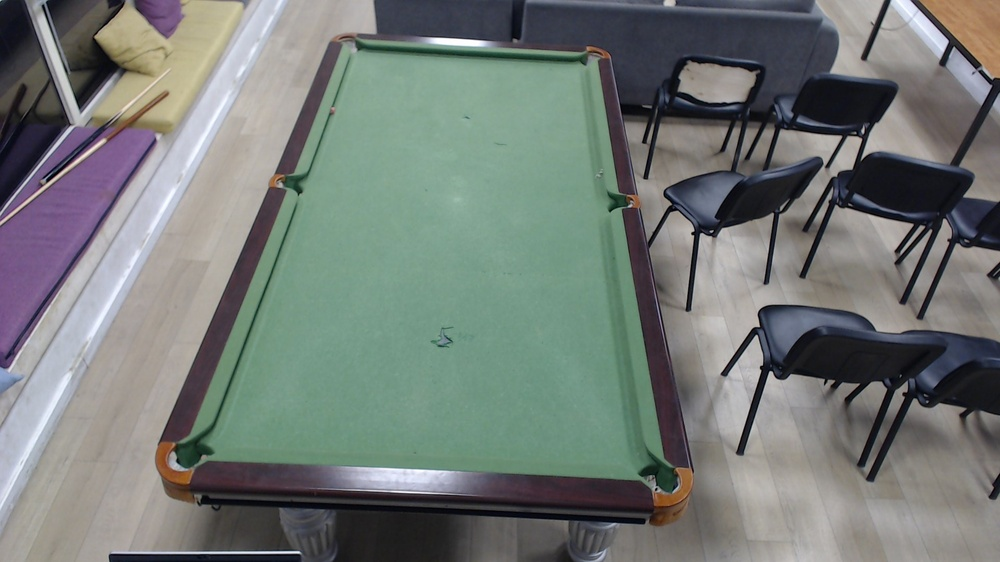
#> input picture photos_1/blank_board.jpg, 1000 x 562 px, shrunk from 1920 x 1080 before the run, found by its file name
$ python find_balls_version_2.py
#> lines starting #> are read from the running program, lines starting #| are printed output that depends on the picture; after the words box and inside, x2 and y2 are one past the last pixel; in counts of white or black regions, pixels touching at a corner belong together
#> further down, board_image is the input picture: shape (562, 1000, 3); mean B, G, R 118.6, 122.5, 115.8
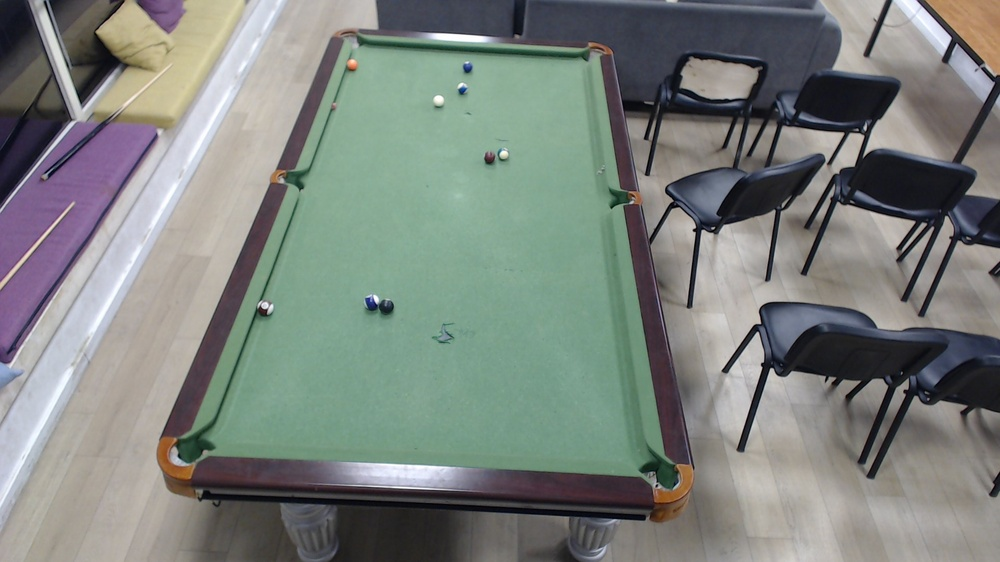
#> input picture photos_1/6.jpg, 1000 x 562 px, shrunk from 1920 x 1080 before the run, found by its file name
#> further down, balls_image is the input picture: shape (562, 1000, 3); mean B, G, R 125.7, 130.8, 124.5
import cv2
import numpy as np
from cv2 import Mat
from typing import Union, List, Tuple
Image = Union[Mat, np.ndarray]


def bgr_to_yiq(bgr_image):
    # Convert BGR to RGB
    rgb_image = cv2.cvtColor(bgr_image, cv2.COLOR_BGR2RGB)

    # Transformation matrix for RGB to YIQ
    transform_matrix = np.array([[0.299, 0.587, 0.114],
                                 [0.596, -0.274, -0.322],
                                 [0.211, -0.523, 0.312]])

    # Apply the transformation matrix to each pixel
    yiq_image = np.dot(rgb_image, transform_matrix.T)
    yiq_image = np.clip(yiq_image, 0, 255)  # Ensure the values are within byte range

    return yiq_image


def subtract_images(image1: Image, image2: Image) -> Image:
    image2_with_neg = image1.astype(np.int32)
    image1_with_neg = image2.astype(np.int32)
    return np.abs(image2_with_neg-image1_with_neg).astype(np.uint8)
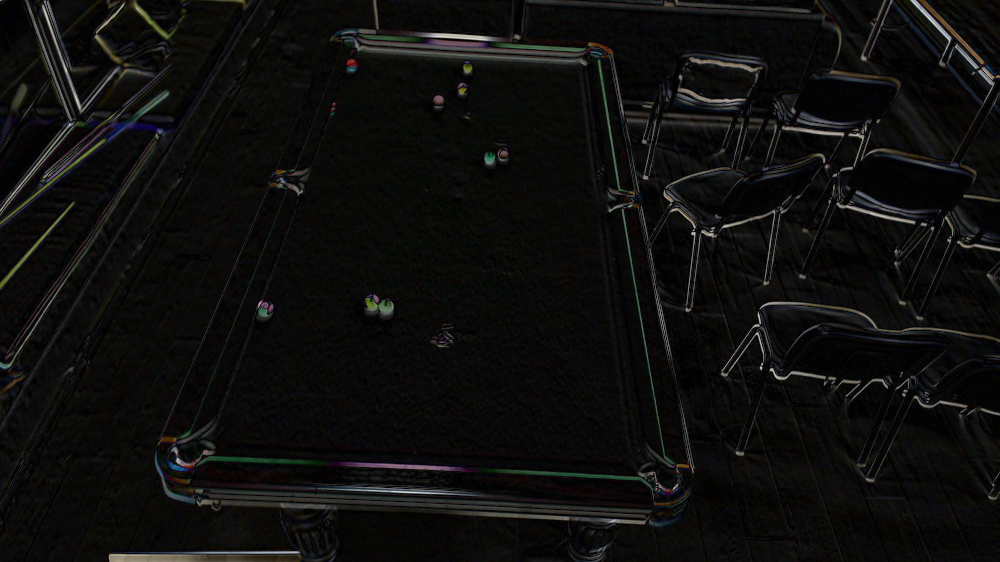
#> returned value: shape (562, 1000, 3); mean of channels 0, 1, 2 13.2, 14.3, 14.6; drawn as B, G, R


def find_circles(balls_image, contours):

    for cnt in contours:
        # Calculate the perimeter of the contour
        perimeter = cv2.arcLength(cnt, True)

        # Calculate the area of the contour
        area = cv2.contourArea(cnt)

        # Avoid division by zero and find the circularity factor
        if perimeter == 0:
            continue
        circularity = 4 * np.pi * (area / (perimeter * perimeter))

        # Check if the contour is circular (circularity close to 1 is ideal for a circle)
        if 0.3 < circularity <= 1.6:
            # Find the minimum enclosing circle
            (x, y), radius = cv2.minEnclosingCircle(cnt)
            center = (int(x), int(y))
            radius = int(radius)+2
            # Draw the circle on the image
            if radius > 8:
                cv2.circle(balls_image, center, radius, (0, 255, 0), 2)
    cv2.imshow('Circles', balls_image)
    cv2.waitKey(0)


def get_edge_image(balls_image: Image, original_image: Image) -> Union[List[Tuple[int]], Image]:
    """
    param1: image
    Find all the balls in an image and return a list of Ball objects
    return: List[Ball]
    """
    subtracted_image = subtract_images(balls_image, original_image)
    rgb, hsv, bilateral_color, gray_1 = images_formats(subtracted_image)
#> in images_formats, `hsv = cv2.cvtColor(image, cv2.COLOR_BGR2HSV)`: hsv: shape (562, 1000, 3); mean H, S, V 58.3, 89.6, 16.3
    mask = np.any(bilateral_color > 40, axis=-1).astype(np.uint8) * 255
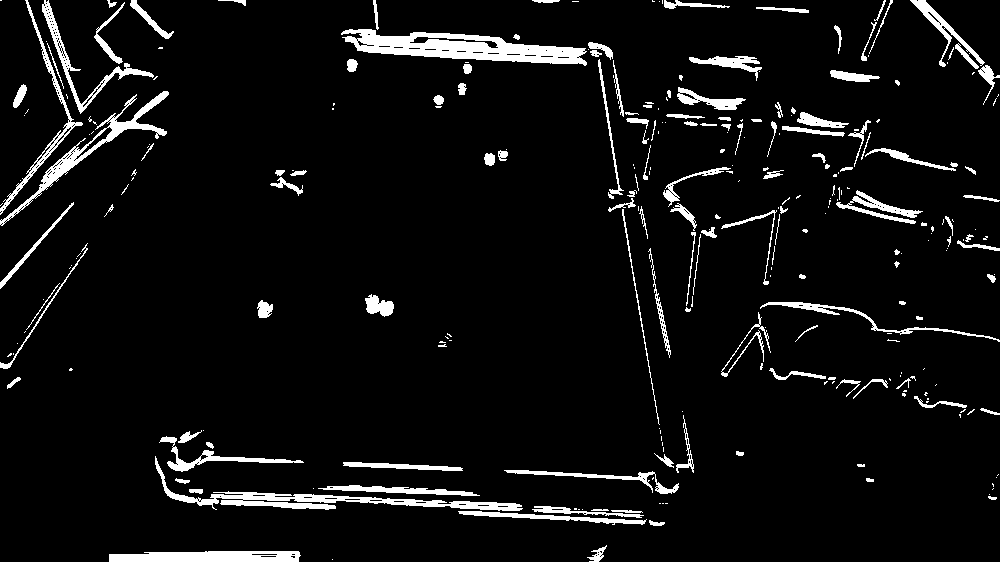
#> mask: shape (562, 1000); 6.1% white; 285 white regions (151 under 20 px), largest, box (x1, y1, x2, y2) and area: (341, 29, 587, 66) 4460, (155, 456, 523, 511) 2940, (0, 91, 169, 226) 2021
    cv2.imshow('mask', mask)


    # erosion and dilation
    kernel = np.ones((5, 5), np.uint8)
    mask = cv2.erode(mask, kernel, iterations=1)
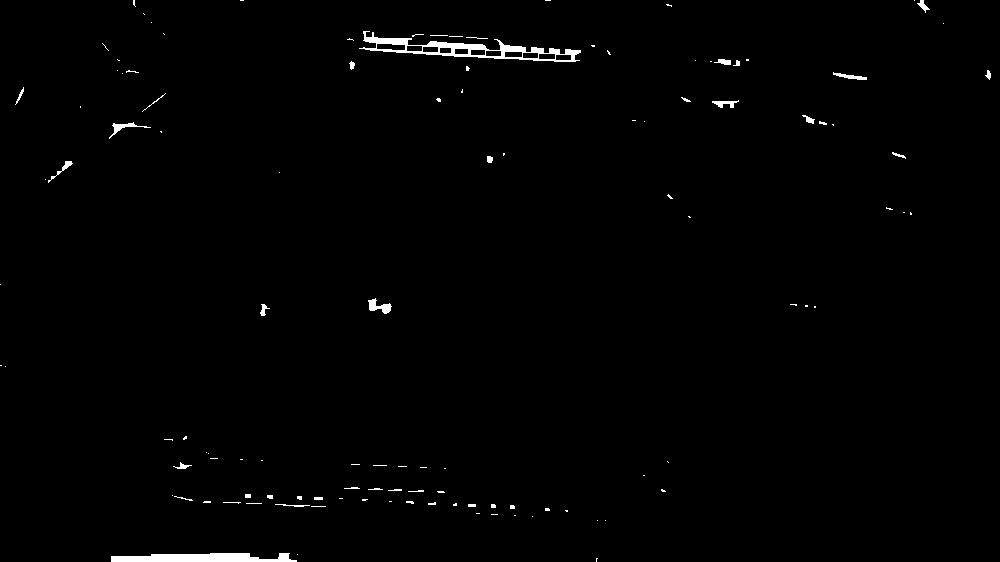
#> mask: shape (562, 1000); 0.92% white; 117 white regions (85 under 20 px), largest, box (x1, y1, x2, y2) and area: (359, 31, 581, 62) 1769, (111, 553, 297, 562) 1288, (368, 298, 392, 314) 184
    mask = cv2.dilate(mask, kernel, iterations=1)
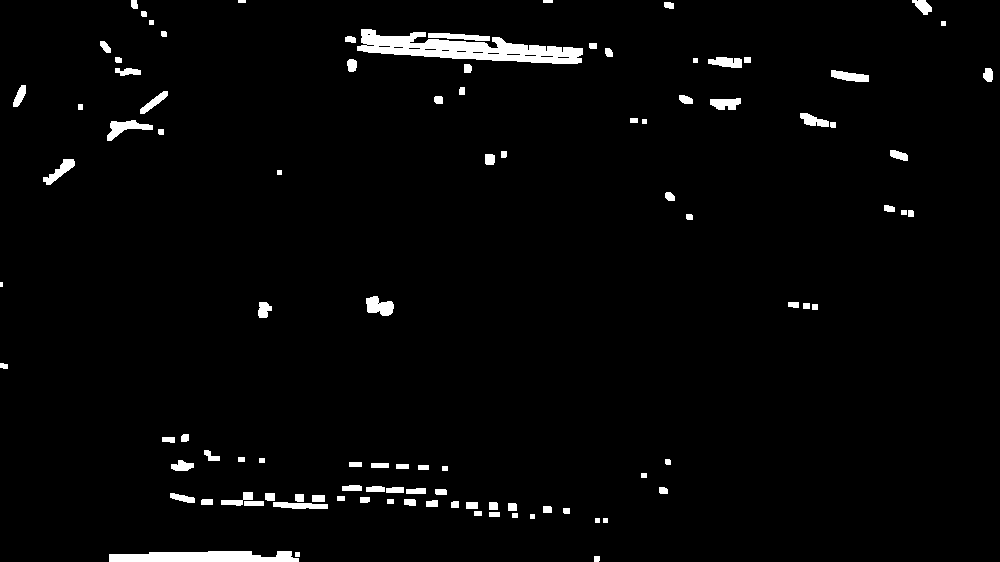
#> mask: shape (562, 1000); 2.6% white; 101 white regions (1 under 20 px)
    cv2.imshow('mask after erosion and dilation', mask)


    contours, hierarchy = cv2.findContours(mask, cv2.RETR_TREE, cv2.CHAIN_APPROX_SIMPLE)
#> contours = 116 contours, 18 with area under 20; largest, box (x1, y1, x2, y2) and area: (357, 29, 583, 64) 3728, (109, 551, 299, 562) 1530, (107, 120, 153, 141) 361, (366, 296, 394, 316) 344, (43, 159, 75, 185) 270
    img_contours = np.zeros(mask.shape, dtype=np.uint8)
    cv2.drawContours(img_contours, contours, -1, (255, 255, 255), 1)
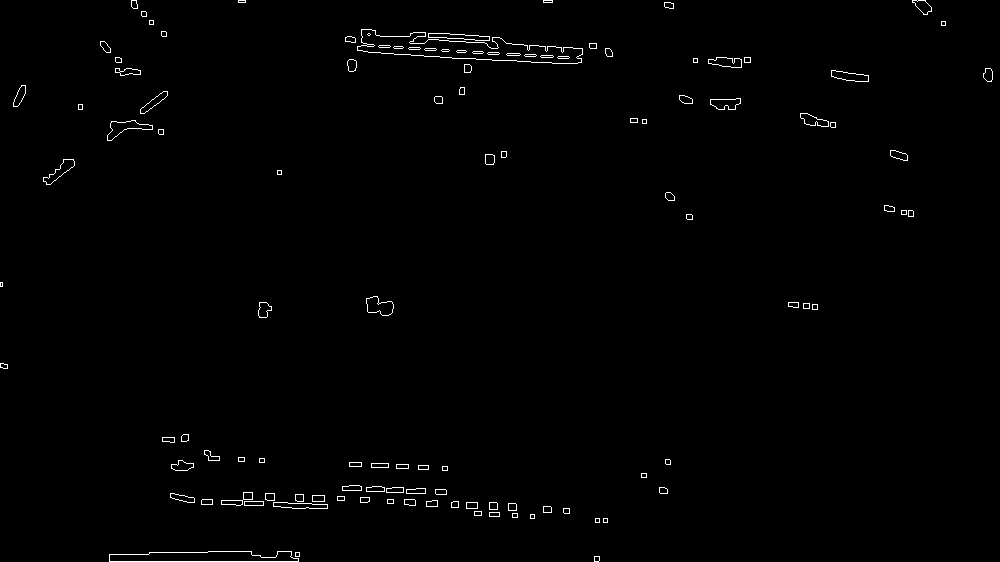
#> img_contours: shape (562, 1000); 0.84% white in thin lines or dots
    cv2.imshow('Contours', img_contours)
    find_circles(balls_image, contours)
#> the loop in find_circles, `for cnt in contours:` made 116 passes
#> (cnt, perimeter, area, circularity, x, y, radius, center) on passes 7, 9, 14, 17, 23, 35, 36: ([[512, 513], [512, 517], [517, 517], [517, 513]], 18, 20, 0.776, 514.5, 515, 5, (514, 515)), ([[474, 511], [474, 515], [481, 515], [481, 511]], 22, 28, 0.727, 477.5, 513, 6, (477, 513)), ([[466, 502], [466, 508], [477, 508], [477, 502]], 34, 66, 0.717, 471.5, 505, 8, (471, 505)), ([[244, 501], [244, 505], [263, 505], [263, 501]], 46, 76, 0.451, 253.5, 503, 11, (253, 503)), ([[337, 496], [337, 500], [344, 500], [344, 496]], 22, 28, 0.727, 340.5, 498, 6, (340, 498)), ([[641, 473], [641, 477], [646, 477], [646, 473]], 18, 20, 0.776, 643.5, 475, 5, (643, 475)), ([[442, 466], [442, 470], [447, 470], [447, 466]], 18, 20, 0.776, 444.5, 468, 5, (444, 468))
#> (perimeter, area, circularity, x, y, radius, center) on passes 1, 10, 12, 13, 16, 18: (19.41, 24.5, 0.817, 596.5, 558.5, 5, (596, 558)), (21.41, 29.5, 0.808, 566, 510.5, 5, (566, 510)), (29.41, 55.5, 0.806, 512, 506.5, 7, (512, 506)), (29.41, 55.5, 0.806, 493, 505.5, 7, (493, 505)), (25.41, 40.5, 0.788, 454.5, 504, 6, (454, 504)), (33.41, 60.5, 0.681, 431.5, 503, 8, (431, 503))
    cv2.waitKey(0)
    return img_contours


def pixel_to_white(image: Image):
    # pass over the pixels, and every pixel that is no black or white, will be white, and the others black
    for x in range(len(image)):
        for y in range(len(image[0])):
            if image[x][y][0] >= 60 or image[x][y][1] >= 60 or image[x][y][2] >= 60:
                image[x][y] = [255, 255, 255]
            else:
                image[x][y] = [0, 0, 0]
    return image


def find_circle(image: Image):
    pass

def find_cue():
    pass


def find_balls(edge_image: Image):
    pass


def images_formats(image: Image) -> Tuple[Image, Image, Image, Image]:
    """
    param1: image
    return: Tuple[Image, Image, Image, Image]
    """
    rgb = cv2.cvtColor(image, cv2.COLOR_BGR2RGB)
    hsv = cv2.cvtColor(image, cv2.COLOR_BGR2HSV)
    bilateral_color = cv2.bilateralFilter(rgb, 9, 100, 20)
    gray = cv2.cvtColor(bilateral_color, cv2.COLOR_BGR2GRAY)
    return rgb, hsv, bilateral_color, gray


board_image = cv2.imread(r"photos_1\blank_board.jpg")
balls_image = cv2.imread(r"photos_1\6.jpg")
edge_image = get_edge_image(balls_image, board_image)
find_balls(edge_image)
